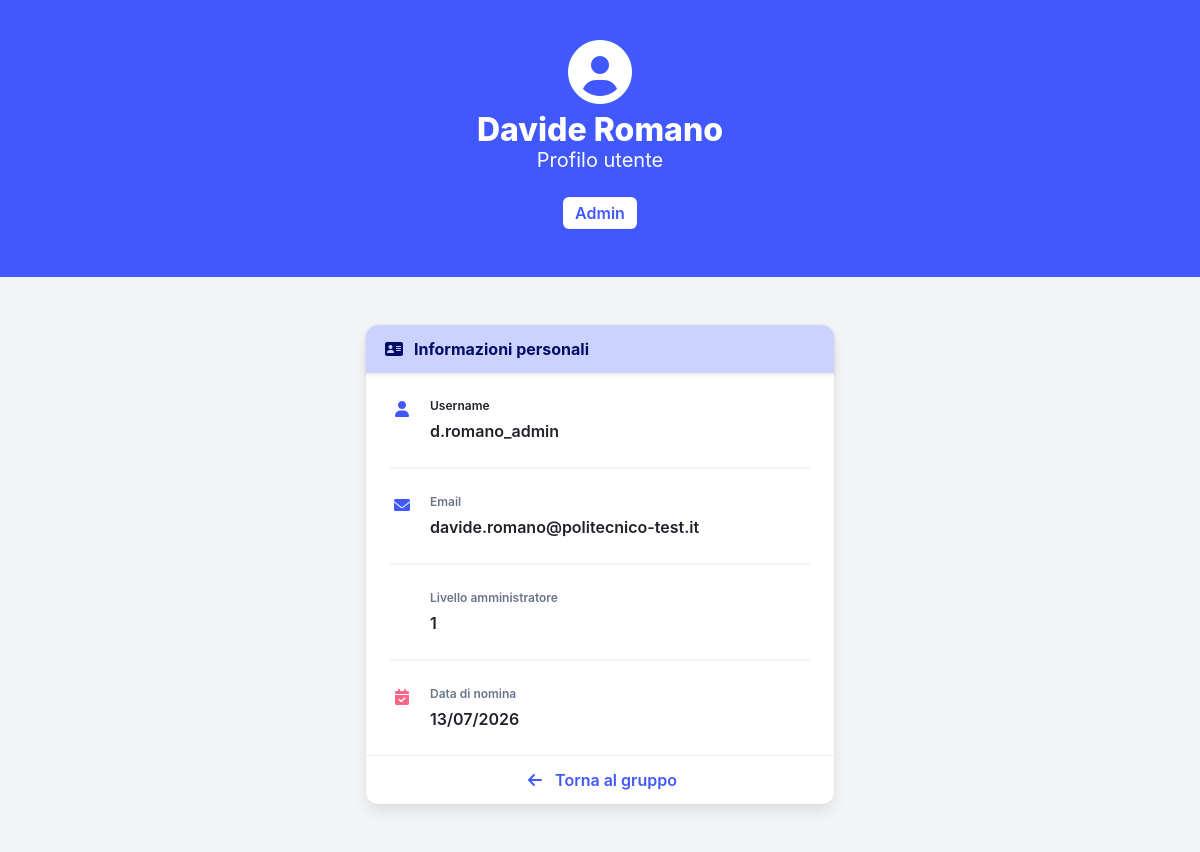
Page /profile/d.romano_admin/?gruppo=7 (signed in) on the committed database.
### studymatch/models.py (models this page shows)
class Utente(models.Model):
    utente = models.CharField(max_length=50, primary_key=True)
    email = models.CharField(max_length=128)
    password = models.CharField(max_length=256)
    ruolo = models.CharField(max_length=20, default="studente")
    nome = models.CharField(max_length=50, null=True)
    cognome = models.CharField(max_length=50, null=True)

class Admin(models.Model):
    admin = models.ForeignKey(Utente, on_delete=models.CASCADE, related_name="admin_profile")
    livello = models.SmallIntegerField(default=1)
    data_nomina = models.DateField(default=timezone.now)
    notifica = models.ForeignKey(Utente, on_delete=models.CASCADE, null=True)

### studymatch/views.py (the view)
# urls.py: path('profile/<str:username>/', views.profile_utente, name='profile_utente'),
def profile_utente(request, username):
    user = request.session.get("user")
    if not user:
        return render(request, "login.html", {"error": "Errore sessione login scaduta"})
    utente = Utente.objects.filter(utente=username).first()
    if not utente:
        return home(request, {"error": "Utente non trovato"})
    if utente.ruolo not in ["studente", "tutor", "admin"]:
        return home(request, {"error": "Profilo utente non consultabile."})
    context, error = crea_context_profilo(utente, utente.ruolo)
    if error:
        return home(request, {"error": error})
    gruppo_id = request.GET.get("gruppo")
    if gruppo_id and gruppo_id.isdigit():
        context["gruppo_ritorno"] = Gruppo.objects.filter(id_gruppo=gruppo_id).first()
    context["profilo_corrente"] = username == user
    return render(request, "profile.html", context)

### studymatch/views.py (called while the page is built)
def crea_context_profilo(utente, ruolo):
    context = {
        "utente": utente,
        "ruolo": ruolo
    }
    if ruolo == "studente":
        studente = Studente.objects.filter(studente=utente).first()
        if not studente:
            return None, "Profilo Studente non trovato"
        context["studente"] = studente
    elif ruolo == "tutor":
        tutor = Tutor.objects.filter(tutor=utente).first()
        if not tutor:
            return None, "Profilo Tutor non trovato"
        context["tutor"] = tutor
    elif ruolo == "admin":
        admin = Admin.objects.filter(admin=utente).first()
        if not admin:
            return None, "Profilo Admin non trovato"
        context["admin"] = admin
    else:
        return None, "Ruolo non trovato"
    return context, None

### templates/profile.html (shortened to what this page needs)
{% extends "index.html" %}
{% block content %}
    <section class="hero is-link">
        <div class="hero-body">
            <div class="container has-text-centered">
                <span class="icon is-large has-text-white mb-4">
                    <i class="fa-solid fa-circle-user fa-4x" aria-hidden="true"></i>
                </span>
                <h1 class="title has-text-white">
                    {% if utente.nome or utente.cognome %}
                        {{ utente.nome|default:"" }}
                        {{ utente.cognome|default:"" }}
                    {% else %}
                        {{ utente.utente }}
                    {% endif %}
                </h1>
                <p class="subtitle has-text-white-bis">
                    {% if profilo_corrente %}
                        Profilo personale
                    {% else %}
                        Profilo utente
                    {% endif %}
                </p>
                <span class="tag is-white is-medium has-text-link has-text-weight-semibold">
                    {{ ruolo|capfirst }}
                </span>
            </div>
        </div>
    </section>
    <section class="section has-background-white-ter">
        <div class="container">
            <div class="columns is-centered">
                <div class="column is-8-tablet is-6-desktop">
                    <div class="card">
                        <header class="card-header has-background-link-soft">
                            <p class="card-header-title has-text-link-bold">
                                <span class="icon mr-2">
                                    <i class="fa-solid fa-address-card"></i>
                                </span>
                                Informazioni personali
                            </p>
                        </header>
                        <div class="card-content">
                            <div class="content">
                                <article class="media">
                                    <div class="media-left">
                                        <span class="icon has-text-link">
                                            <i class="fa-solid fa-user"></i>
                                        </span>
                                    </div>
                                    <div class="media-content">
                                        <p class="is-size-7 has-text-black-ter has-text-weight-semibold mb-1">
                                            Username
                                        </p>
                                        <p class="has-text-black-ter has-text-weight-semibold">
                                            {{ utente.utente }}
                                        </p>
                                    </div>
                                </article>
                                <hr>
                                <article class="media">
                                    <div class="media-left">
                                        <span class="icon has-text-link">
                                            <i class="fa-solid fa-envelope"></i>
                                        </span>
                                    </div>
                                    <div class="media-content">
                                        <p class="is-size-7 has-text-grey has-text-weight-semibold mb-1">
                                            Email
                                        </p>
                                        <p class="has-text-black-ter has-text-weight-semibold">
                                            {{ utente.email }}
                                        </p>
                                    </div>
                                </article>
                                {% if studente %}
                                    <hr>
                                    <article class="media">
                                        <div class="media-left">
                                            <span class="icon has-text-info">
                                                <i class="fa-solid fa-graduation-cap"></i>
                                            </span>
                                        </div>
                                        <div class="media-content">
                                            <p class="is-size-7 has-text-grey has-text-weight-semibold mb-1">
                                                Corso di laurea
                                            </p>
                                            <p class="has-text-black-ter has-text-weight-semibold">
                                                {{ studente.corso_laurea }}
                                            </p>
                                        </div>
                                    </article>
                                    <hr>
                                    <article class="media">
                                        <div class="media-left">
                                            <span class="icon has-text-info">
                                                <i class="fa-solid fa-calendar"></i>
                                            </span>
                                        </div>
                                        <div class="media-content">
                                            <p class="is-size-7 has-text-grey has-text-weight-semibold mb-1">
                                                Anno di corso
                                            </p>
                                            <p class="has-text-black-ter has-text-weight-semibold">
                                                {{ studente.anno_corso }}
                                            </p>
                                        </div>
                                    </article>
                                {% elif admin %}
                                    <hr>
                                    <article class="media">
                                        <div class="media-left">
                                            <span class="icon has-text-danger">
                                            </span>
                                        </div>
                                        <div class="media-content">
                                            <p class="is-size-7 has-text-grey has-text-weight-semibold mb-1">
                                                Livello amministratore
                                            </p>
                                            <p class="has-text-black-ter has-text-weight-semibold">
                                                {{ admin.livello }}
                                            </p>
                                        </div>
                                    </article>
                                    <hr>
                                    <article class="media">
                                        <div class="media-left">
                                            <span class="icon has-text-danger">
                                                <i class="fa-solid fa-calendar-check"></i>
                                            </span>
                                        </div>
                                        <div class="media-content">
                                            <p class="is-size-7 has-text-grey has-text-weight-semibold mb-1">
                                                Data di nomina
                                            </p>
                                            <p class="has-text-black-ter has-text-weight-semibold">
                                                {{ admin.data_nomina|date:"d/m/Y" }}
                                            </p>
                                        </div>
                                    </article>
                                {% endif %}
                            </div>
                        </div>
                        <footer class="card-footer">
                            <a href="{% if gruppo_ritorno %}{% url 'dettaglio_gruppo' gruppo_ritorno.id_gruppo %}{% else %}{% url 'home' %}{% endif %}"
                               class="card-footer-item has-text-link has-text-weight-semibold">
                                <span class="icon mr-2">
                                    <i class="fa-solid fa-arrow-left"></i>
                                </span>
                                <span>
                                    {% if gruppo_ritorno %}
                                        Torna al gruppo
                                    {% else %}
                                        Torna alla home
                                    {% endif %}
                                </span>
                            </a>
                        </footer>
                    </div>
                </div>
            </div>
        </div>
    </section>
{% endblock %}

### rows in the picture
Utente: nome "Davide", cognome "Romano", ruolo "Admin", utente "d.romano_admin", email "davide.romano@politecnico-test.it"
Admin: livello "1", data_nomina "13/07/2026"
